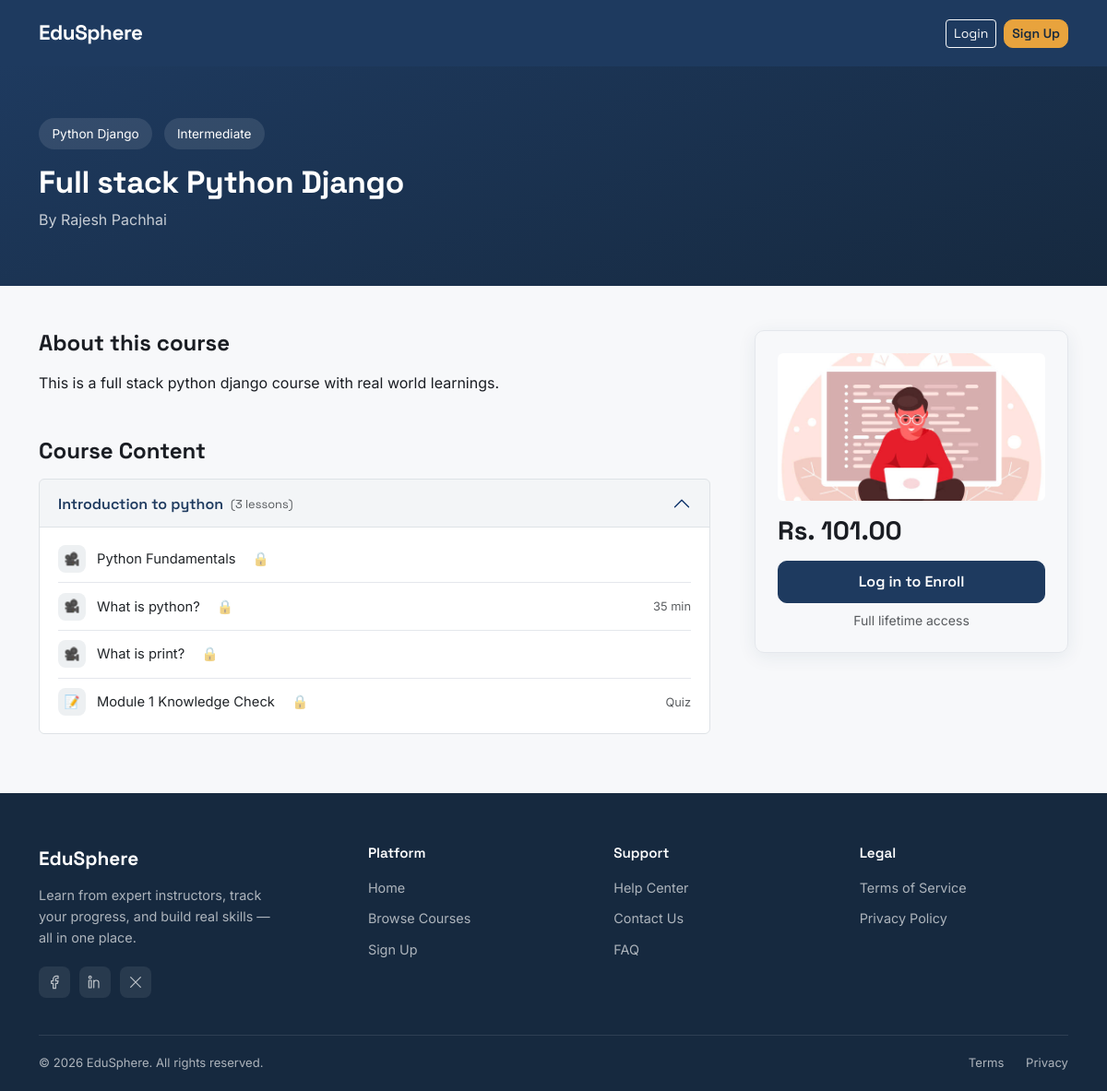
/courses/full-stack-python-django/, run on the app's committed database.
### courses/models.py (models this page shows, shortened)
class Course(models.Model):
    class Level(models.TextChoices):
        BEGINNER = "beginner", "Beginner"
        INTERMEDIATE = "intermediate", "Intermediate"
        ADVANCED = "advanced", "Advanced"
    instructor = models.ForeignKey(
        settings.AUTH_USER_MODEL,
        on_delete=models.CASCADE,
        related_name="courses",
        limit_choices_to={'role': 'instructor'}
    )
    category = models.ForeignKey(Category, on_delete=models.SET_NULL, null=True, related_name="courses")
    title = models.CharField(max_length=200)
    slug = models.SlugField(unique=True, blank=True)
    description = models.TextField()
    thumbnail = models.ImageField(upload_to="course_thumbnails/", blank=True, null=True)
    level = models.CharField(max_length=20, choices=Level.choices, default=Level.BEGINNER)
    price = models.DecimalField(max_digits=8, decimal_places=2, default=0)
    is_published = models.BooleanField(default=False)
    created_at = models.DateTimeField(auto_now_add=True)
    updated_at = models.DateTimeField(auto_now=True)
    class Meta:
        ordering = ['-created_at']

class Category(models.Model):
    name = models.CharField(max_length=100, unique=True)
    slug = models.SlugField(unique=True, blank=True)
    class Meta:
        verbose_name_plural = "Categories"

class Module(models.Model):
    course = models.ForeignKey(Course, on_delete=models.CASCADE, related_name="modules")
    title = models.CharField(max_length=200)
    order = models.PositiveIntegerField(default=0)
    class Meta:
        ordering = ['order']

class Lesson(models.Model):
    class ContentType(models.TextChoices):
        VIDEO = "video", "Video"
        PDF = "pdf", "PDF"
        TEXT = "text", "Text"
    module = models.ForeignKey(Module, on_delete=models.CASCADE, related_name="lessons")
    title = models.CharField(max_length=200)
    content_type = models.CharField(max_length=10, choices=ContentType.choices, default=ContentType.VIDEO)
    video_url = models.URLField(blank=True, help_text="YouTube or Vimeo embed link")
    pdf_file = models.FileField(upload_to="lesson_pdfs/", blank=True, null=True)
    text_content = models.TextField(blank=True)
    order = models.PositiveIntegerField(default=0)
    duration_minutes = models.PositiveIntegerField(default=0, help_text="Estimated time to complete")
    class Meta:
        ordering = ['order']

### accounts/models.py (models this page shows, shortened)
class CustomUser(AbstractUser):
    class Role(models.TextChoices):
        STUDENT = "student", "Student"
        INSTRUCTOR = "instructor", "Instructor"
        ADMIN = "admin", "Admin"
    username = None
    email = models.EmailField(unique=True)
    role = models.CharField(max_length=20, choices=Role.choices, default=Role.STUDENT)
    profile_picture = models.ImageField(upload_to="profile_pics/", blank=True, null=True)
    bio = models.TextField(blank=True)
    created_at = models.DateTimeField(auto_now_add=True)
    USERNAME_FIELD = "email"
    REQUIRED_FIELDS = []
    objects = CustomUserManager()

### quizzes/models.py (models this page shows, shortened)
class Quiz(models.Model):
    module = models.OneToOneField(
        Module,
        on_delete=models.CASCADE,
        related_name='quiz'
    )
    title = models.CharField(max_length=200)
    instructions = models.TextField(blank=True)
    passing_score = models.PositiveIntegerField(
        default=70,
        help_text="Minimum percentage required to pass"
    )
    created_at = models.DateTimeField(auto_now_add=True)
    class Meta:
        ordering = ['module']

### courses/views.py (the view)
# urls.py: path('<slug:slug>/', views.CourseDetailView.as_view(), name='course_detail'),
class CourseDetailView(DetailView):
    model = Course
    template_name = 'courses/course_detail.html'
    context_object_name = 'course'
    slug_field = 'slug'
    slug_url_kwarg = 'slug'
    def get_context_data(self, **kwargs):
        context = super().get_context_data(**kwargs)
        user = self.request.user
        is_enrolled = False
        if user.is_authenticated and getattr(user, 'role', None) == 'student':
            from enrollments.models import Enrollment
            is_enrolled = Enrollment.objects.filter(
                student=user, course=self.object
            ).exists()
        context['is_enrolled'] = is_enrolled
        return context

### courses/templates/courses/course_detail.html (shortened to what this page needs)
{% extends 'base.html' %}
{% block content %}
<div class="course-hero">
    <div class="container">
        <span class="meta-pill">{{ course.category.name|default:"General" }}</span>
        <span class="meta-pill">{{ course.get_level_display }}</span>
        <h1 class="mt-3">{{ course.title }}</h1>
        <p class="mb-1" style="color: rgba(255,255,255,0.75);">By {{ course.instructor.first_name }}
            {{course.instructor.last_name }}</p>
    </div>
</div>
<div class="container mt-5">
    <div class="row g-5">
        <div class="col-md-8">
            <div class="d-flex justify-content-between align-items-center mb-3">
                <h4 class="fw-bold mb-0">About this course</h4>
            </div>
            <p>{{ course.description }}</p>
            <h4 class="fw-bold mt-5 mb-3">Course Content</h4>
            <div class="accordion module-accordion" id="moduleAccordion">
                {% for module in course.modules.all %}
                <div class="accordion-item">
                    <h2 class="accordion-header">
                        <button class="accordion-button {% if not forloop.first %}collapsed{% endif %}" type="button"
                            data-bs-toggle="collapse" data-bs-target="#module{{ module.id }}">
                            {{ module.title }}
                            <span class="text-muted ms-2" style="font-size: 0.8rem; font-weight: 400;">
                                ({{ module.lessons.count }} lesson{{ module.lessons.count|pluralize }})
                            </span>
                        </button>
                    </h2>
                    <div id="module{{ module.id }}"
                        class="accordion-collapse collapse {% if forloop.first %}show{% endif %}"
                        data-bs-parent="#moduleAccordion">
                        <div class="accordion-body pt-2 pb-2">
                            {% for lesson in module.lessons.all %}
                            <div class="lesson-row">
                                <div class="lesson-icon">
                                    {% if lesson.content_type == 'video' %}🎥{% elif lesson.content_type == 'pdf' %}📄{%
                                    else %}📝{% endif %}
                                </div>
                                {% if is_enrolled %}
                                <a href="{% url 'enrollments:lesson_detail' course.slug lesson.id %}"
                                    class="lesson-row-link">
                                    {{ lesson.title }}
                                </a>
                                {% else %}
                                <span>{{ lesson.title }}</span>
                                <span class="lesson-locked-icon" title="Enroll to unlock">🔒</span>
                                {% endif %}
                                {% if lesson.duration_minutes %}
                                <span class="text-muted ms-auto" style="font-size: 0.8rem;">{{ lesson.duration_minutes}}
                                    min</span>
                                {% endif %}
                            </div>
                            {% endfor %}
                            {% if module.quiz %}
                            <div class="lesson-row">
                                <div class="lesson-icon">📝</div>
                                {% if is_enrolled %}
                                <a href="{% url 'quizzes:quiz_detail' module.id %}" class="lesson-row-link">
                                    {{ module.quiz.title }}
                                </a>
                                {% else %}
                                <span>{{ module.quiz.title }}</span>
                                <span class="lesson-locked-icon" title="Enroll to unlock">🔒</span>
                                {% endif %}
                                <span class="text-muted ms-auto" style="font-size: 0.8rem;">Quiz</span>
                            </div>
                            {% endif %}
                        </div>
                    </div>
                </div>
                {% empty %}
                <p class="text-muted">No modules added yet.</p>
                {% endfor %}
            </div>
        </div>
        <div class="col-md-4">
            <div class="sticky-enroll-card p-4">
                {% if course.thumbnail %}
                <img src="{{ course.thumbnail.url }}" class="w-100 rounded mb-3"
                    style="height: 160px; object-fit: cover;">
                {% endif %}
                <h3 class="fw-bold mb-3">
                    {% if course.price > 0 %}Rs. {{ course.price }}{% else %}Free{% endif %}
                </h3>
                {% if user.is_authenticated and user.role == 'student' %}
                {% if is_enrolled %}
                <a href="{% url 'enrollments:continue_course' course.slug %}" class="btn btn-success w-100 mb-2">
                    ✓ Enrolled — Continue Learning
                </a>
                {% else %}
                {% if course.price > 0 %}
                <a href="{% url 'payments:initiate' course_slug=course.slug %}" class="btn btn-primary w-100 mb-2">
                    Pay to Enroll — Rs. {{ course.price }}
                </a>
                {% else %}
                <form method="post" action="{% url 'enrollments:enroll' course.slug %}">
                    {% csrf_token %}
                    <button type="submit" class="btn btn-primary w-100 mb-2">Enroll Now</button>
                </form>
                {% endif %}
                {% endif %}
                {% elif not user.is_authenticated %}
                <a href="{% url 'accounts:login' %}?next={{ request.path }}" class="btn btn-primary w-100 mb-2">
                    Log in to Enroll
                </a>
                {% else %}
                <p class="text-muted small text-center mb-0">Instructor accounts cannot enroll.</p>
                {% endif %}
                <p class="text-muted small text-center mb-0">Full lifetime access</p>
            </div>
        </div>
    </div>
</div>
{% endblock %}

### static/css/custom.css (style rules this page uses)
:root { --ink: #1E3A5F; --ink-dark: #16293F; --amber: #E8A33D; --amber-dark: #CC8A28; --bg: #F7F8FA; --surface: #FFFFFF; --text: #1A1D23; --text-muted: #5B6470; --border: #E4E7EC; --student: #3B7DD8; --instructor: #C6702B; --radius: 10px; }
body { background-color: var(--bg); color: var(--text); font-family: 'Inter', sans-serif; }
h1, h2, h3, h4, .navbar-brand, .btn { font-family: 'Space Grotesk', sans-serif; }
.btn-primary { background-color: var(--ink); border-color: var(--ink); font-weight: 600; border-radius: var(--radius); padding: 0.6rem 1.4rem; }
.course-hero { background: linear-gradient(160deg, var(--ink) 0%, var(--ink-dark) 100%); color: #fff; padding: 3.5rem 0; }
.course-hero h1 { font-size: 2.1rem; font-weight: 700; letter-spacing: -0.01em; }
.course-hero .meta-pill { display: inline-flex; align-items: center; gap: 0.4rem; background: rgba(255,255,255,0.1); padding: 0.4rem 0.9rem; border-radius: 20px; font-size: 0.85rem; margin-right: 0.5rem; }
.sticky-enroll-card { position: sticky; top: 90px; border-radius: var(--radius); border: 1px solid var(--border); box-shadow: 0 4px 20px rgba(30,58,95,0.08); }
.module-accordion .accordion-button { font-weight: 600; background: var(--surface); }
.module-accordion .accordion-button:not(.collapsed) { background: rgba(30,58,95,0.05); color: var(--ink); }
.lesson-row { display: flex; align-items: center; gap: 0.75rem; padding: 0.65rem 0; border-bottom: 1px solid var(--border); font-size: 0.92rem; }
.lesson-row:last-child { border-bottom: none; }
.lesson-icon { width: 30px; height: 30px; border-radius: 8px; background: rgba(30,58,95,0.08); display: flex; align-items: center; justify-content: center; font-size: 0.85rem; flex-shrink: 0; }
.lesson-locked-icon { margin-left: 6px; opacity: 0.5; }

### data on the page
Course: category.name "Python Django", level "Intermediate", title "Full stack Python Django", instructor.first_name "Rajesh", instructor.last_name "Pachhai", description "This is a full stack python django course with real world learnings.", thumbnail (picture), price "101.00"
Module: title "Introduction to python", lessons.count "3", quiz "Module 1 Knowledge Check"
Lesson: title "Python Fundamentals"
Lesson: title "What is python?", duration_minutes "35"
Lesson: title "What is print?"
